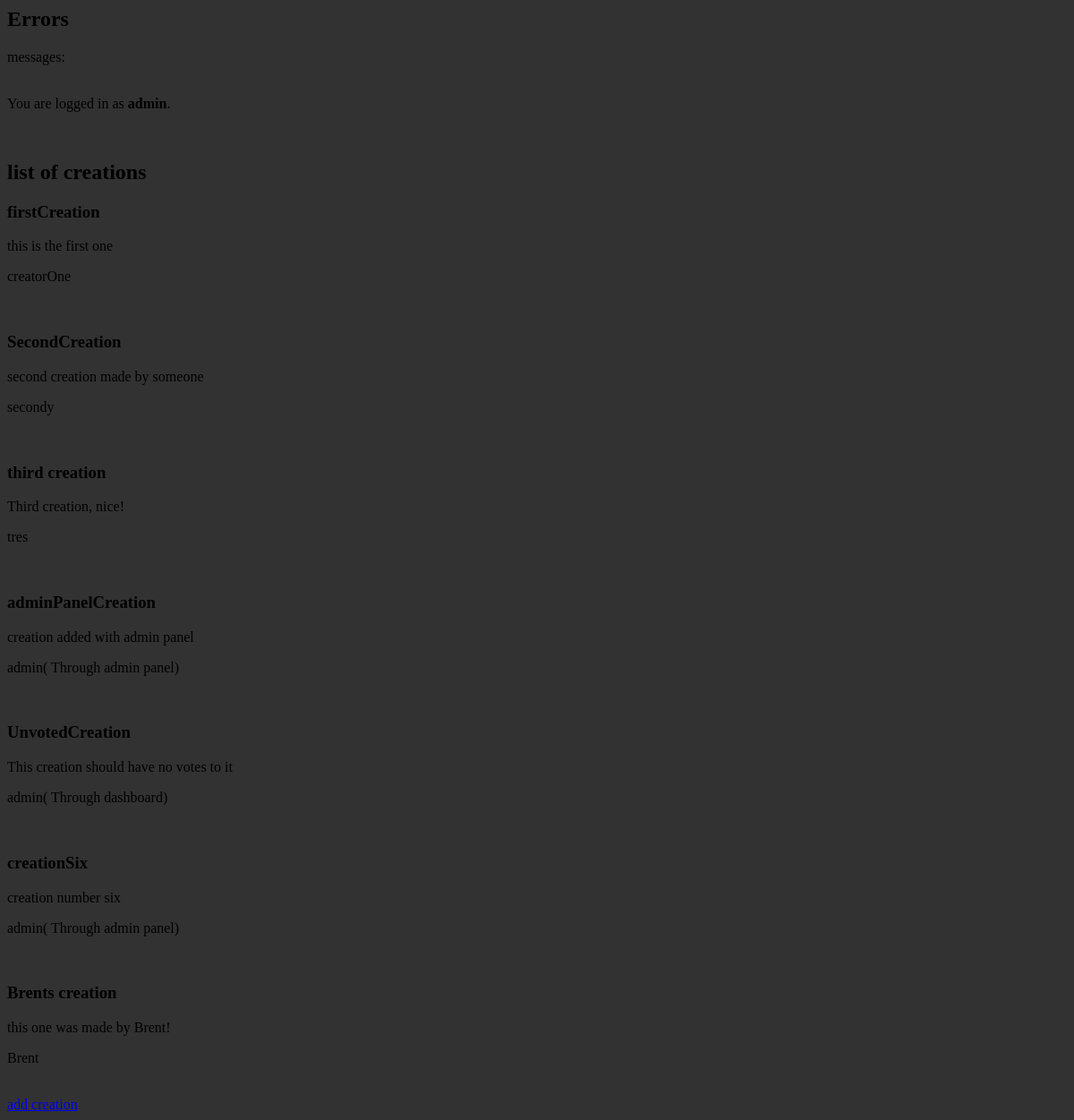
Page /voting/dashboard/ (signed in) on the committed database.
### voting/models.py (models this page shows, shortened)
class Creation(models.Model):
    name = models.CharField(max_length=200)
    description = models.CharField(max_length=200)
    creator = models.CharField(max_length=200)

### voting/views.py (the view)
# urls.py: path("dashboard/", views.dashboard, name="dashboard"),
@ user_passes_test(lambda u: u.is_staff)
def dashboard(request):
    return render(request=request,
                  template_name="voting/dashboard.html",
                  context={"creations": Creation.objects.all()})

### voting/templates/voting/dashboard.html
{% extends 'voting/header.html' %}
{% block content %}
{% include "voting/includes/status.html" %}
<br>
<h2> list of creations </h2>
{% for creation in creations %}
    <h3> {{ creation.name }} </h3>
    <p> {{ creation.description }} </p>
    <p> {{ creation.creator }} </p>
    <br>
{% endfor %}
<a href="addcreation">add creation</a>
{% endblock %}

### voting/templates/voting/header.html (shortened to what this page needs)
<head>
  {% load static %}
  <link rel="stylesheet" href="{% static 'css/style.css' %}">
</head>
<body>
  <div>
    <h2>Errors</h2>
  </div>
    {% include "voting/includes/messages.html" %}
  <div class="container">
    <br>
    {% block content %}
    {% endblock %}
  </div>
</body>

### voting/templates/voting/includes/messages.html (shortened to what this page needs)
<div>
    messages:
</div>

### voting/templates/voting/includes/status.html
<div>
    <p>
        {% if user.is_authenticated %}
        You are logged in as <strong>{{ user.username }}</strong>.
        {% else %}
        You are not logged in.
        {% endif %}
    </p>
</div>

### voting/static/css/style.css (style rules this page uses)
* { background-color: rgb(50, 50, 50); }

### rows in the picture
Creation: name "firstCreation", description "this is the first one", creator "creatorOne"
Creation: name "SecondCreation", description "second creation made by someone", creator "secondy"
Creation: name "third creation", description "Third creation, nice!", creator "tres"
Creation: name "adminPanelCreation", description "creation added with admin panel", creator "admin( Through admin panel)"
Creation: name "UnvotedCreation", description "This creation should have no votes to it", creator "admin( Through dashboard)"
Creation: name "creationSix", description "creation number six", creator "admin( Through admin panel)"
Creation: name "Brents creation", description "this one was made by Brent!", creator "Brent"

### other values in the picture
{{ user.username }} "admin"
